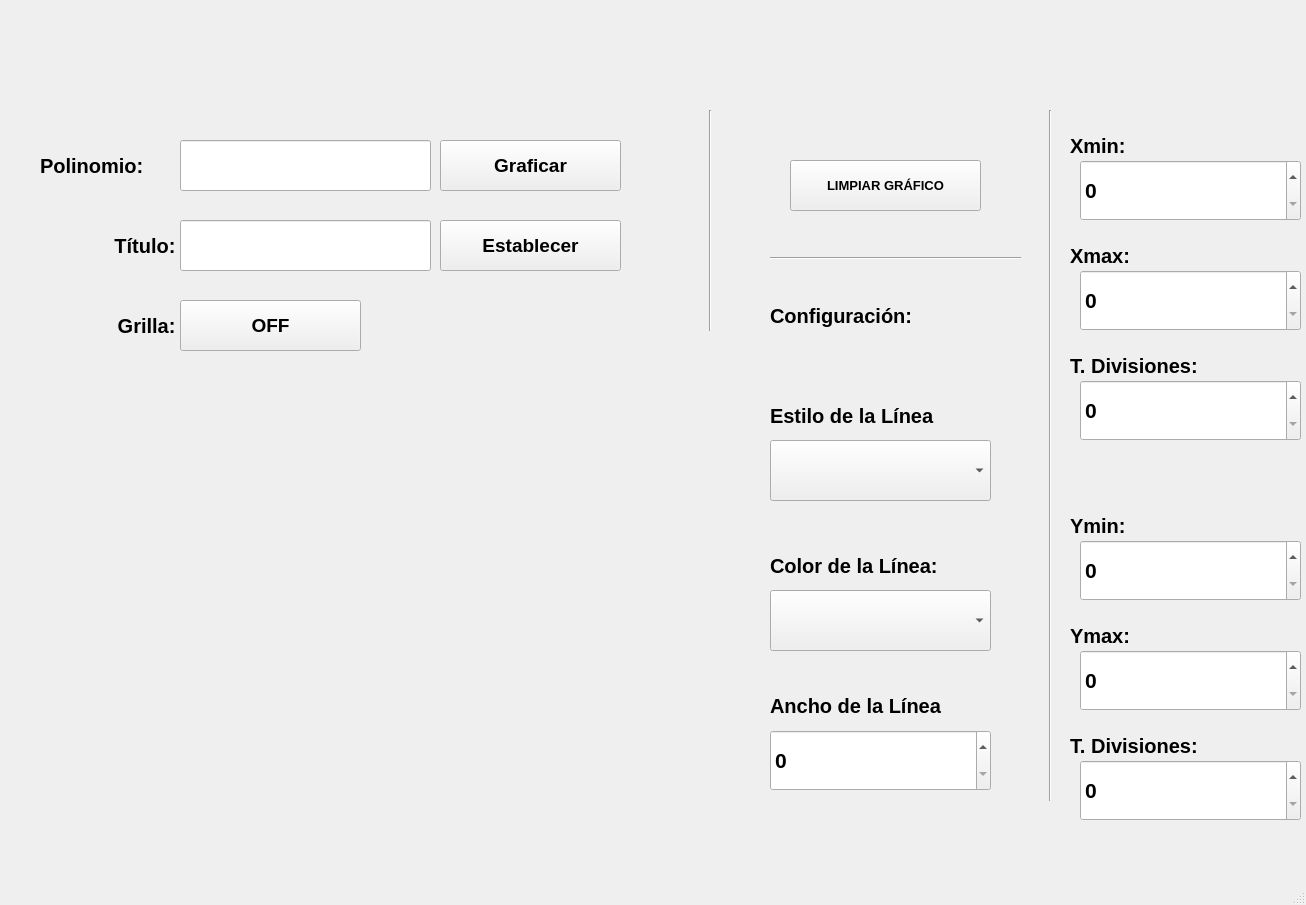
<?xml version="1.0" encoding="UTF-8"?>
<ui version="4.0">
 <class>MainWindow</class>
 <widget class="QMainWindow" name="MainWindow">
  <property name="geometry">
   <rect>
    <x>0</x>
    <y>0</y>
    <width>1306</width>
    <height>905</height>
   </rect>
  </property>
  <property name="windowTitle">
   <string>MainWindow</string>
  </property>
  <widget class="QWidget" name="centralwidget">
   <widget class="QPushButton" name="btn_graficar">
    <property name="geometry">
     <rect>
      <x>440</x>
      <y>140</y>
      <width>181</width>
      <height>51</height>
     </rect>
    </property>
    <property name="font">
     <font>
      <pointsize>14</pointsize>
      <weight>75</weight>
      <bold>true</bold>
     </font>
    </property>
    <property name="text">
     <string>Graficar</string>
    </property>
   </widget>
   <widget class="QLabel" name="label">
    <property name="geometry">
     <rect>
      <x>40</x>
      <y>140</y>
      <width>141</width>
      <height>51</height>
     </rect>
    </property>
    <property name="font">
     <font>
      <pointsize>15</pointsize>
      <weight>75</weight>
      <bold>true</bold>
     </font>
    </property>
    <property name="text">
     <string>Polinomio: </string>
    </property>
   </widget>
   <widget class="QLineEdit" name="txt_polinomio">
    <property name="geometry">
     <rect>
      <x>180</x>
      <y>140</y>
      <width>251</width>
      <height>51</height>
     </rect>
    </property>
   </widget>
   <widget class="QLabel" name="label_2">
    <property name="geometry">
     <rect>
      <x>40</x>
      <y>220</y>
      <width>141</width>
      <height>51</height>
     </rect>
    </property>
    <property name="font">
     <font>
      <pointsize>15</pointsize>
      <weight>75</weight>
      <bold>true</bold>
     </font>
    </property>
    <property name="text">
     <string>Título: </string>
    </property>
    <property name="alignment">
     <set>Qt::AlignRight|Qt::AlignTrailing|Qt::AlignVCenter</set>
    </property>
   </widget>
   <widget class="QLineEdit" name="txt_titulo">
    <property name="geometry">
     <rect>
      <x>180</x>
      <y>220</y>
      <width>251</width>
      <height>51</height>
     </rect>
    </property>
   </widget>
   <widget class="QPushButton" name="btn_titulo">
    <property name="geometry">
     <rect>
      <x>440</x>
      <y>220</y>
      <width>181</width>
      <height>51</height>
     </rect>
    </property>
    <property name="font">
     <font>
      <pointsize>14</pointsize>
      <weight>75</weight>
      <bold>true</bold>
     </font>
    </property>
    <property name="text">
     <string>Establecer</string>
    </property>
   </widget>
   <widget class="QLabel" name="label_3">
    <property name="geometry">
     <rect>
      <x>40</x>
      <y>300</y>
      <width>141</width>
      <height>51</height>
     </rect>
    </property>
    <property name="font">
     <font>
      <pointsize>15</pointsize>
      <weight>75</weight>
      <bold>true</bold>
     </font>
    </property>
    <property name="text">
     <string>Grilla: </string>
    </property>
    <property name="alignment">
     <set>Qt::AlignRight|Qt::AlignTrailing|Qt::AlignVCenter</set>
    </property>
   </widget>
   <widget class="QPushButton" name="btn_grilla">
    <property name="geometry">
     <rect>
      <x>180</x>
      <y>300</y>
      <width>181</width>
      <height>51</height>
     </rect>
    </property>
    <property name="font">
     <font>
      <pointsize>14</pointsize>
      <weight>75</weight>
      <bold>true</bold>
     </font>
    </property>
    <property name="text">
     <string>OFF</string>
    </property>
   </widget>
   <widget class="QWidget" name="verticalLayoutWidget">
    <property name="geometry">
     <rect>
      <x>10</x>
      <y>360</y>
      <width>731</width>
      <height>501</height>
     </rect>
    </property>
    <layout class="QVBoxLayout" name="verticalLayout"/>
   </widget>
   <widget class="QPushButton" name="btn_limpiar">
    <property name="geometry">
     <rect>
      <x>790</x>
      <y>160</y>
      <width>191</width>
      <height>51</height>
     </rect>
    </property>
    <property name="font">
     <font>
      <pointsize>10</pointsize>
      <weight>75</weight>
      <bold>true</bold>
     </font>
    </property>
    <property name="text">
     <string>LIMPIAR GRÁFICO</string>
    </property>
   </widget>
   <widget class="Line" name="line">
    <property name="geometry">
     <rect>
      <x>770</x>
      <y>250</y>
      <width>251</width>
      <height>16</height>
     </rect>
    </property>
    <property name="orientation">
     <enum>Qt::Horizontal</enum>
    </property>
   </widget>
   <widget class="Line" name="line_2">
    <property name="geometry">
     <rect>
      <x>700</x>
      <y>110</y>
      <width>20</width>
      <height>221</height>
     </rect>
    </property>
    <property name="orientation">
     <enum>Qt::Vertical</enum>
    </property>
   </widget>
   <widget class="QLabel" name="label_4">
    <property name="geometry">
     <rect>
      <x>770</x>
      <y>290</y>
      <width>201</width>
      <height>51</height>
     </rect>
    </property>
    <property name="font">
     <font>
      <pointsize>15</pointsize>
      <weight>75</weight>
      <bold>true</bold>
     </font>
    </property>
    <property name="text">
     <string>Configuración: </string>
    </property>
   </widget>
   <widget class="QLabel" name="label_5">
    <property name="geometry">
     <rect>
      <x>770</x>
      <y>390</y>
      <width>231</width>
      <height>51</height>
     </rect>
    </property>
    <property name="font">
     <font>
      <pointsize>15</pointsize>
      <weight>75</weight>
      <bold>true</bold>
     </font>
    </property>
    <property name="text">
     <string>Estilo de la Línea</string>
    </property>
   </widget>
   <widget class="QLabel" name="label_6">
    <property name="geometry">
     <rect>
      <x>770</x>
      <y>540</y>
      <width>211</width>
      <height>51</height>
     </rect>
    </property>
    <property name="font">
     <font>
      <pointsize>15</pointsize>
      <weight>75</weight>
      <bold>true</bold>
     </font>
    </property>
    <property name="text">
     <string>Color de la Línea:</string>
    </property>
   </widget>
   <widget class="QLabel" name="label_7">
    <property name="geometry">
     <rect>
      <x>770</x>
      <y>680</y>
      <width>231</width>
      <height>51</height>
     </rect>
    </property>
    <property name="font">
     <font>
      <pointsize>15</pointsize>
      <weight>75</weight>
      <bold>true</bold>
     </font>
    </property>
    <property name="text">
     <string>Ancho de la Línea </string>
    </property>
   </widget>
   <widget class="QComboBox" name="cb_estiloLinea">
    <property name="geometry">
     <rect>
      <x>770</x>
      <y>440</y>
      <width>221</width>
      <height>61</height>
     </rect>
    </property>
    <property name="font">
     <font>
      <pointsize>16</pointsize>
      <weight>75</weight>
      <bold>true</bold>
     </font>
    </property>
   </widget>
   <widget class="QComboBox" name="cb_ColorLinea">
    <property name="geometry">
     <rect>
      <x>770</x>
      <y>590</y>
      <width>221</width>
      <height>61</height>
     </rect>
    </property>
    <property name="font">
     <font>
      <pointsize>16</pointsize>
      <weight>75</weight>
      <bold>true</bold>
     </font>
    </property>
   </widget>
   <widget class="QSpinBox" name="sp_anchoLinea">
    <property name="geometry">
     <rect>
      <x>770</x>
      <y>730</y>
      <width>221</width>
      <height>61</height>
     </rect>
    </property>
    <property name="font">
     <font>
      <pointsize>16</pointsize>
      <weight>75</weight>
      <bold>true</bold>
     </font>
    </property>
   </widget>
   <widget class="Line" name="line_3">
    <property name="geometry">
     <rect>
      <x>1040</x>
      <y>110</y>
      <width>20</width>
      <height>691</height>
     </rect>
    </property>
    <property name="orientation">
     <enum>Qt::Vertical</enum>
    </property>
   </widget>
   <widget class="QLabel" name="label_8">
    <property name="geometry">
     <rect>
      <x>1070</x>
      <y>120</y>
      <width>91</width>
      <height>51</height>
     </rect>
    </property>
    <property name="font">
     <font>
      <pointsize>15</pointsize>
      <weight>75</weight>
      <bold>true</bold>
     </font>
    </property>
    <property name="text">
     <string>Xmin:</string>
    </property>
   </widget>
   <widget class="QLabel" name="label_9">
    <property name="geometry">
     <rect>
      <x>1070</x>
      <y>230</y>
      <width>91</width>
      <height>51</height>
     </rect>
    </property>
    <property name="font">
     <font>
      <pointsize>15</pointsize>
      <weight>75</weight>
      <bold>true</bold>
     </font>
    </property>
    <property name="text">
     <string>Xmax:</string>
    </property>
   </widget>
   <widget class="QLabel" name="label_12">
    <property name="geometry">
     <rect>
      <x>1070</x>
      <y>340</y>
      <width>171</width>
      <height>51</height>
     </rect>
    </property>
    <property name="font">
     <font>
      <pointsize>15</pointsize>
      <weight>75</weight>
      <bold>true</bold>
     </font>
    </property>
    <property name="text">
     <string>T. Divisiones: </string>
    </property>
   </widget>
   <widget class="QSpinBox" name="sp_Xmin">
    <property name="geometry">
     <rect>
      <x>1080</x>
      <y>160</y>
      <width>221</width>
      <height>61</height>
     </rect>
    </property>
    <property name="font">
     <font>
      <pointsize>16</pointsize>
      <weight>75</weight>
      <bold>true</bold>
     </font>
    </property>
   </widget>
   <widget class="QSpinBox" name="sp_Xmax">
    <property name="geometry">
     <rect>
      <x>1080</x>
      <y>270</y>
      <width>221</width>
      <height>61</height>
     </rect>
    </property>
    <property name="font">
     <font>
      <pointsize>16</pointsize>
      <weight>75</weight>
      <bold>true</bold>
     </font>
    </property>
   </widget>
   <widget class="QSpinBox" name="sp_divisionesX">
    <property name="geometry">
     <rect>
      <x>1080</x>
      <y>380</y>
      <width>221</width>
      <height>61</height>
     </rect>
    </property>
    <property name="font">
     <font>
      <pointsize>16</pointsize>
      <weight>75</weight>
      <bold>true</bold>
     </font>
    </property>
   </widget>
   <widget class="QSpinBox" name="sp_divisionesY">
    <property name="geometry">
     <rect>
      <x>1080</x>
      <y>760</y>
      <width>221</width>
      <height>61</height>
     </rect>
    </property>
    <property name="font">
     <font>
      <pointsize>16</pointsize>
      <weight>75</weight>
      <bold>true</bold>
     </font>
    </property>
   </widget>
   <widget class="QSpinBox" name="sp_Ymin">
    <property name="geometry">
     <rect>
      <x>1080</x>
      <y>540</y>
      <width>221</width>
      <height>61</height>
     </rect>
    </property>
    <property name="font">
     <font>
      <pointsize>16</pointsize>
      <weight>75</weight>
      <bold>true</bold>
     </font>
    </property>
   </widget>
   <widget class="QSpinBox" name="sp_Ymax">
    <property name="geometry">
     <rect>
      <x>1080</x>
      <y>650</y>
      <width>221</width>
      <height>61</height>
     </rect>
    </property>
    <property name="font">
     <font>
      <pointsize>16</pointsize>
      <weight>75</weight>
      <bold>true</bold>
     </font>
    </property>
   </widget>
   <widget class="QLabel" name="label_10">
    <property name="geometry">
     <rect>
      <x>1070</x>
      <y>610</y>
      <width>91</width>
      <height>51</height>
     </rect>
    </property>
    <property name="font">
     <font>
      <pointsize>15</pointsize>
      <weight>75</weight>
      <bold>true</bold>
     </font>
    </property>
    <property name="text">
     <string>Ymax:</string>
    </property>
   </widget>
   <widget class="QLabel" name="label_11">
    <property name="geometry">
     <rect>
      <x>1070</x>
      <y>500</y>
      <width>91</width>
      <height>51</height>
     </rect>
    </property>
    <property name="font">
     <font>
      <pointsize>15</pointsize>
      <weight>75</weight>
      <bold>true</bold>
     </font>
    </property>
    <property name="text">
     <string>Ymin:</string>
    </property>
   </widget>
   <widget class="QLabel" name="label_13">
    <property name="geometry">
     <rect>
      <x>1070</x>
      <y>720</y>
      <width>171</width>
      <height>51</height>
     </rect>
    </property>
    <property name="font">
     <font>
      <pointsize>15</pointsize>
      <weight>75</weight>
      <bold>true</bold>
     </font>
    </property>
    <property name="text">
     <string>T. Divisiones: </string>
    </property>
   </widget>
   <widget class="QLabel" name="label_14">
    <property name="geometry">
     <rect>
      <x>0</x>
      <y>0</y>
      <width>111</width>
      <height>121</height>
     </rect>
    </property>
    <property name="text">
     <string/>
    </property>
    <property name="pixmap">
     <pixmap resource="../../PIP_UNIDAD_2_2021_3/recursos_proyecto.qrc">:/NUMEROS/Imagenes/Boca_Juniors_logo18.svg.png</pixmap>
    </property>
    <property name="scaledContents">
     <bool>true</bool>
    </property>
   </widget>
   <widget class="QLabel" name="label_15">
    <property name="geometry">
     <rect>
      <x>110</x>
      <y>0</y>
      <width>1061</width>
      <height>81</height>
     </rect>
    </property>
    <property name="text">
     <string/>
    </property>
    <property name="pixmap">
     <pixmap resource="../../PIP_UNIDAD_2_2021_3/recursos_proyecto.qrc">:/UAT_FIANS/Imagenes/FIANS.png</pixmap>
    </property>
    <property name="scaledContents">
     <bool>true</bool>
    </property>
   </widget>
   <widget class="QLabel" name="label_16">
    <property name="geometry">
     <rect>
      <x>1180</x>
      <y>0</y>
      <width>121</width>
      <height>131</height>
     </rect>
    </property>
    <property name="text">
     <string/>
    </property>
    <property name="pixmap">
     <pixmap resource="../../PIP_UNIDAD_2_2021_3/recursos_proyecto.qrc">:/LOGO/Imagenes/HD-wallpaper-bob-esponja-mafioso-bob-esponja-gangster-mafioso-meme.jpg</pixmap>
    </property>
    <property name="scaledContents">
     <bool>true</bool>
    </property>
   </widget>
  </widget>
  <widget class="QMenuBar" name="menubar">
   <property name="geometry">
    <rect>
     <x>0</x>
     <y>0</y>
     <width>1306</width>
     <height>22</height>
    </rect>
   </property>
  </widget>
  <widget class="QStatusBar" name="statusbar"/>
 </widget>
 <resources>
  <include location="../../PIP_UNIDAD_2_2021_3/recursos_proyecto.qrc"/>
 </resources>
 <connections/>
</ui>
